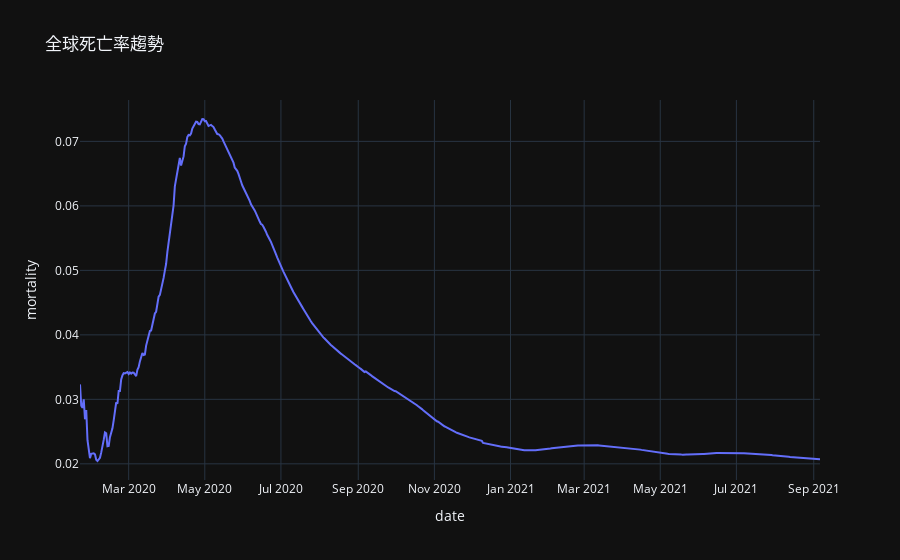

Notebook code for this chart:
### Code cell
ww_df['mortality'] = ww_df['fatalities'] / ww_df['confirmed']

fig = px.line(ww_df, x="date", y="mortality", 
              title="全球死亡率趨勢")
fig.show()

### Figure 1 — Plotly figure (JSON) as saved in the notebook; plotly's stock layout.template omitted (floating-point values rounded to 4 significant figures; data arrays with more than 128 entries replaced by an {"elided": "..."} marker saying what was removed)
{"data": [{"hovertemplate": "date=%{x}<br>mortality=%{y}<extra></extra>", "legendgroup": "", "line": {"color": "#636efa", "dash": "solid"}, "mode": "lines", "name": "", "orientation": "v", "showlegend": false, "type": "scatter", "x": {"elided": "594 str values"}, "xaxis": "x", "y": {"elided": "594 float values"}, "yaxis": "y"}], "layout": {"legend": {"tracegroupgap": 0}, "title": {"text": "全球死亡率趨勢"}, "xaxis": {"anchor": "y", "domain": [0, 1], "title": {"text": "date"}}, "yaxis": {"anchor": "x", "domain": [0, 1], "title": {"text": "mortality"}}}}
